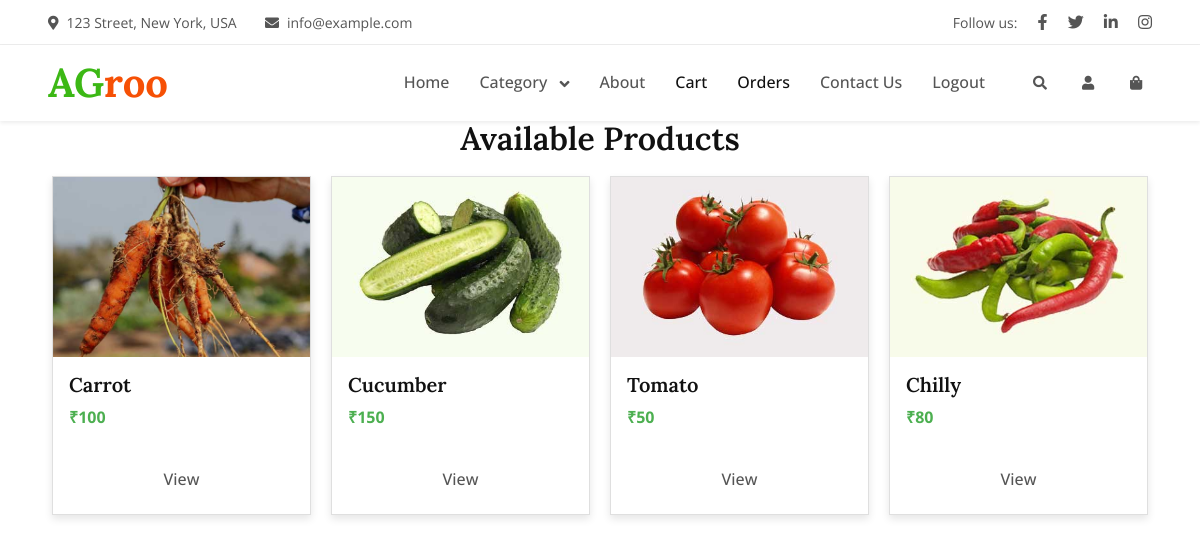
/category/vegetables/, run on the app's committed database.
### app/models.py (models this page shows, shortened)
class Product(models.Model):
    farmer_id=models.ForeignKey(Customuser,on_delete=models.CASCADE)
    product_name=models.CharField(max_length=100)
    product_category=models.CharField(max_length=100)
    product_image=models.ImageField()
    quantity=models.IntegerField()
    price=models.IntegerField()

### app/views.py (the view)
# urls.py: path('category/<str:category_name>/', views.category_products, name='category_products'),
def category_products(request, category_name):
    products = Product.objects.filter(product_category=category_name)
    return render(request, "userhome.html", {"products": products})

### templates/userhome.html (shortened to what this page needs)
<!DOCTYPE html>
{% load static %}
<html lang="en">
<head>
    <link href="https://cdnjs.cloudflare.com/ajax/libs/font-awesome/5.10.0/css/all.min.css" rel="stylesheet">
    <link href="https://cdn.jsdelivr.net/npm/bootstrap-icons@1.4.1/font/bootstrap-icons.css" rel="stylesheet">
    <link href="{% static 'lib/animate/animate.min.css' %}" rel="stylesheet">
    <link href="{% static 'lib/owlcarousel/assets/owl.carousel.min.css' %}" rel="stylesheet">
    <link href="{% static 'css/bootstrap.min.css' %}" rel="stylesheet">
    <link href="{% static 'css/style.css' %}" rel="stylesheet">
</head>
<body>
    <div class="container-fluid fixed-top px-0 bg-white">
        <div class="top-bar row gx-0 align-items-center d-none d-lg-flex">
            <div class="col-lg-6 px-5 text-start">
                <small><i class="fa fa-map-marker-alt me-2"></i>123 Street, New York, USA</small>
                <small class="ms-4"><i class="fa fa-envelope me-2"></i>info@example.com</small>
            </div>
            <div class="col-lg-6 px-5 text-end">
                <small>Follow us:</small>
                <a class="text-body ms-3" href=""><i class="fab fa-facebook-f"></i></a>
                <a class="text-body ms-3" href=""><i class="fab fa-twitter"></i></a>
                <a class="text-body ms-3" href=""><i class="fab fa-linkedin-in"></i></a>
                <a class="text-body ms-3" href=""><i class="fab fa-instagram"></i></a>
            </div>
        </div>
        <nav class="navbar navbar-expand-lg navbar-light bg-white shadow-sm py-lg-0 px-lg-5">
            <a href="{% url 'index' %}" class="navbar-brand ms-4 ms-lg-0">
                <h1 class="fw-bold text-primary m-0">AG<span class="text-secondary">roo</span></h1>
            </a>
            <div class="collapse navbar-collapse" id="navbarCollapse">
                <div class="navbar-nav ms-auto p-4 p-lg-0">
                    <a href="{% url 'user' %}" class="nav-item nav-link">Home</a>
                   <li class="nav-item dropdown">
  <a class="nav-link dropdown-toggle" href="#" id="navbarDropdown" role="button" data-bs-toggle="dropdown">
    Category
  </a>
</li>
                    <a href="{% url 'about' %}" class="nav-item nav-link">About</a>
                    <a href="{% url 'cartview' %}" class="nav-item nav-link active">Cart</a>
                    <a href="" class="nav-tem nav-link active">Orders</a>
                    <a href="{% url 'contact' %}" class="nav-item nav-link">Contact Us</a>
                    <a href="{% url 'logout' %}" class="nav-item nav-link">Logout</a>
                </div>
                <div class="d-none d-lg-flex ms-2">
                    <a class="btn-sm-square bg-white rounded-circle ms-3" href="">
                        <small class="fa fa-search text-body"></small>
                    </a>
                    <a class="btn-sm-square bg-white rounded-circle ms-3" href="{% url 'profile' %}">
                        <small class="fa fa-user text-body"></small>
                    </a>
                    <a class="btn-sm-square bg-white rounded-circle ms-3" href="">
                        <small class="fa fa-shopping-bag text-body"></small>
                    </a>
                </div>
            </div>
        </nav>
    </div>
    <div class="container">
        <h2>Available Products</h2>
        <div class="card-container">
            {% for i in products %}
            <div class="card">
                <img src="{{ i.product_image.url }}" alt="Product Image">
                <div class="card-body">
                    <h3>{{ i.product_name }}</h3>
                    <div class="price">₹{{ i.price }}</div>
                    <a href="{% url 'product_details' i.id %}" class="btn">View</a>
                </div>
            </div>
            {% endfor %}
        </div>
    </div>
</body>
</html>

### static/css/style.css (style rules this page uses)
:root { --primary: #3CB815; --secondary: #F65005; --light: #F7F8FC; --dark: #111111; }
.btn { font-weight: 500; transition: .5s; }
.btn-sm-square { width: 32px; height: 32px; }
.btn-square, .btn-sm-square, .btn-lg-square { padding: 0; display: flex; align-items: center; justify-content: center; font-weight: normal; }
.fixed-top { transition: .5s; }
.top-bar { height: 45px; border-bottom: 1px solid rgba(0, 0, 0, .07); }
.navbar .dropdown-toggle::after { border: none; content: "\f107"; font-family: "Font Awesome 5 Free"; font-weight: 900; vertical-align: middle; margin-left: 8px; }
.navbar .navbar-nav .nav-link { padding: 25px 15px; color: #555555; font-weight: 500; outline: none; }
.navbar .navbar-nav .nav-link:hover, .navbar .navbar-nav .nav-link.active { color: var(--dark); }

### templates/userhome.html (style rules this page uses)
body { font-family: Arial, sans-serif; background: #f5f5f5; padding-top: 120px; }
h2 { text-align: center; margin-bottom: 30px; }
.card-container { display: grid; grid-template-columns: repeat(auto-fit, minmax(250px, 1fr)); gap: 20px; padding: 10px; }
.card { background: white; border-radius: 10px; overflow: hidden; box-shadow: 0px 4px 8px rgba(0, 0, 0, 0.1); transition: 0.3s ease; }
.card img { width: 100%; height: 180px; object-fit: cover; }
.card-body { padding: 15px; width: 100%; }
.card-body h3 { margin: 0; font-size: 20px; }
.price { color: #4CAF50; font-weight: bold; margin-top: 8px; }
.btn { display: block; width: 100%; margin-top: 15px; padding: 10px; background: #4CAF50; color: white; text-align: center; border-radius: 5px; text-decoration: none; font-weight: bold; }

### data on the page
Product: product_image (picture), product_name "Carrot", price "100"
Product: product_image (picture), product_name "Cucumber", price "150"
Product: product_image (picture), product_name "Tomato", price "50"
Product: product_image (picture), product_name "Chilly", price "80"
